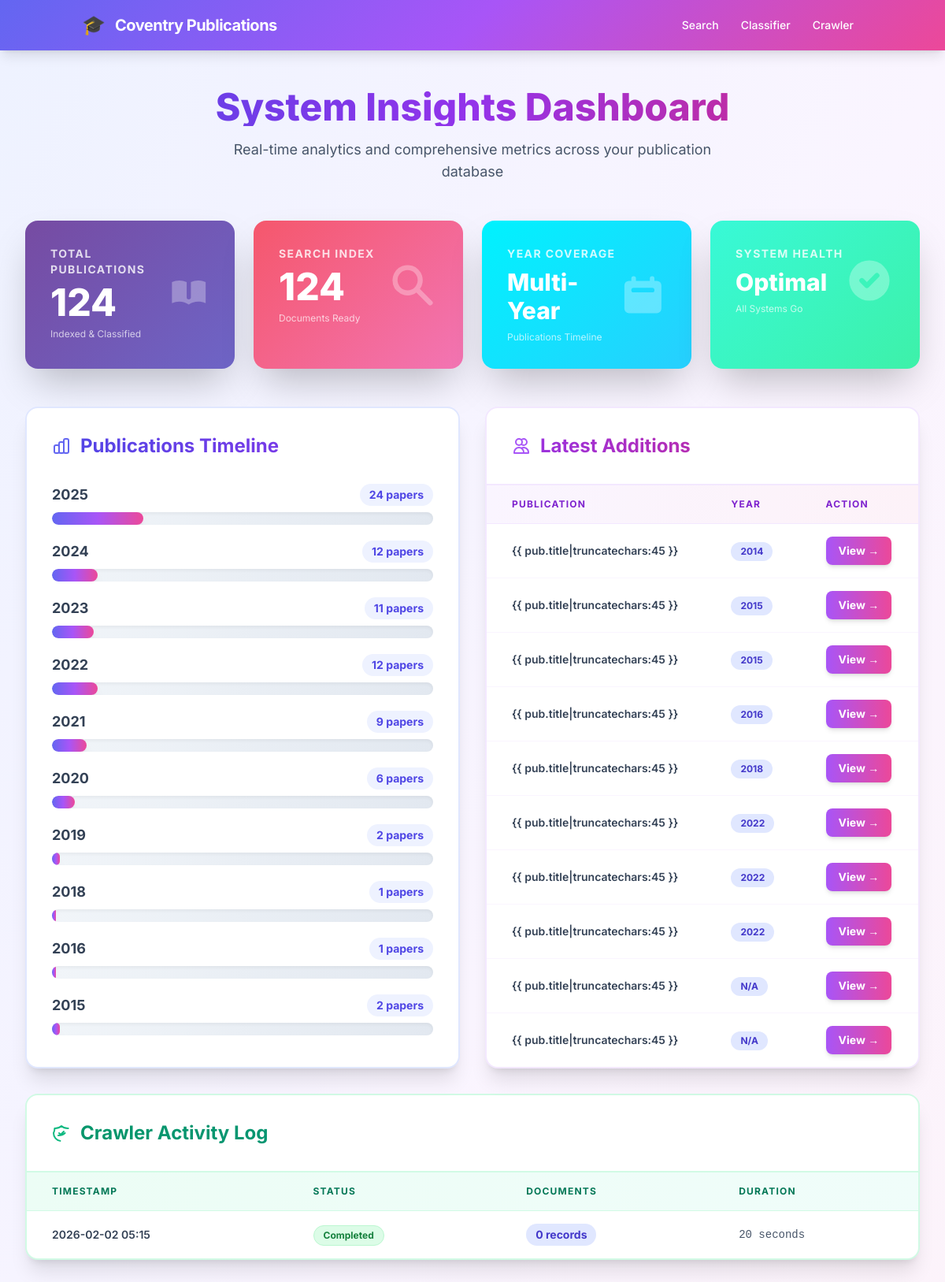
Screenshot of /stats/ with the database file from the repository.
### search_engine/models.py (models this page shows, shortened)
class Publication(models.Model):
    title = models.CharField(max_length=500)
    authors = models.TextField()  # Stored as comma-separated
    year = models.CharField(max_length=10, default='N/A')
    abstract = models.TextField(blank=True)
    keywords = models.TextField(blank=True)  # Stored as comma-separated
    publication_link = models.URLField(max_length=1000, unique=True)
    profile_link = models.URLField(max_length=1000)
    fingerprints = models.JSONField(default=dict, blank=True)
    created_at = models.DateTimeField(auto_now_add=True)
    updated_at = models.DateTimeField(auto_now=True)
    class Meta:
        ordering = ['-created_at']
        indexes = [
            models.Index(fields=['title']),
            models.Index(fields=['year']),
        ]

class CrawlerLog(models.Model):
    STATUS_CHOICES = [
        ('running', 'Running'),
        ('completed', 'Completed'),
        ('failed', 'Failed'),
    ]
    status = models.CharField(max_length=20, choices=STATUS_CHOICES, default='running')
    start_time = models.DateTimeField(default=timezone.now)
    end_time = models.DateTimeField(null=True, blank=True)
    documents_added = models.IntegerField(default=0)  # Re-labeled as requested
    profiles_crawled = models.IntegerField(default=0)
    error_message = models.TextField(blank=True)
    class Meta:
        ordering = ['-start_time']
    def duration(self):
        if self.end_time:
            delta = self.end_time - self.start_time
            return f"{delta.total_seconds():.0f} seconds"
        return "In progress"

### search_engine/views/core.py (the view)
# urls.py: path('stats/', views.stats, name='stats'),
def stats(request):
    total_pubs = Publication.objects.count()
    recent_pubs = Publication.objects.order_by('-created_at')[:10]
    recent_logs = CrawlerLog.objects.all()[:5]
    years = Publication.objects.values_list('year', flat=True)
    year_counts = {}
    for year in years:
        if year != 'N/A':
            year_counts[year] = year_counts.get(year, 0) + 1
    return render(request, 'search_engine/stats.html', {
        'total_pubs': total_pubs,
        'indexed_docs': search_index.get_document_count(),
        'recent_pubs': recent_pubs,
        'recent_logs': recent_logs,
        'year_counts': sorted(year_counts.items(), reverse=True)[:10]
    })

### search_engine/templates/search_engine/stats.html (shortened to what this page needs)
{% extends 'search_engine/base.html' %}
{% block content %}
<div class="bg-gradient-to-br from-indigo-50 via-purple-50 to-pink-50 min-h-screen py-12">
    <div class="mx-auto max-w-7xl px-6 lg:px-8">
        <div class="mb-12 text-center">
            <h2
                class="text-5xl font-extrabold bg-gradient-to-r from-indigo-600 via-purple-600 to-pink-600 bg-clip-text text-transparent mb-4">
            </h2>
            <p class="mt-2 text-lg text-slate-600 max-w-2xl mx-auto">
                Real-time analytics and comprehensive metrics across your publication database
            </p>
        </div>
        <div class="grid grid-cols-1 gap-6 sm:grid-cols-2 lg:grid-cols-4 mb-12">
            <div class="gradient-card stat-card overflow-hidden shadow-2xl rounded-2xl p-8 text-white">
                <div class="flex items-center justify-between">
                    <div>
                        <dt class="text-sm font-bold text-white/80 uppercase tracking-widest">Total Publications</dt>
                        <dd class="mt-2 text-5xl font-extrabold">{{ total_pubs }}</dd>
                        <p class="mt-2 text-xs text-white/70">Indexed & Classified</p>
                    </div>
                </div>
            </div>
            <div class="gradient-card-2 stat-card overflow-hidden shadow-2xl rounded-2xl p-8 text-white">
                <div class="flex items-center justify-between">
                    <div>
                        <dt class="text-sm font-bold text-white/80 uppercase tracking-widest">Search Index</dt>
                        <dd class="mt-2 text-5xl font-extrabold">{{ indexed_docs }}</dd>
                        <p class="mt-2 text-xs text-white/70">Documents Ready</p>
                    </div>
                    <svg class="w-16 h-16 text-white/30" fill="currentColor" viewBox="0 0 20 20">
                        <path fill-rule="evenodd"
                            d="M8 4a4 4 0 100 8 4 4 0 000-8zM2 8a6 6 0 1110.89 3.476l4.817 4.817a1 1 0 01-1.414 1.414l-4.816-4.816A6 6 0 012 8z"
                            clip-rule="evenodd"></path>
                    </svg>
                </div>
            </div>
            <div class="gradient-card-3 stat-card overflow-hidden shadow-2xl rounded-2xl p-8 text-white">
                <div class="flex items-center justify-between">
                    <div>
                        <dt class="text-sm font-bold text-white/80 uppercase tracking-widest">Year Coverage</dt>
                        <dd class="mt-2 text-3xl font-extrabold">Multi-Year</dd>
                        <p class="mt-2 text-xs text-white/70">Publications Timeline</p>
                    </div>
                    <svg class="w-16 h-16 text-white/30" fill="currentColor" viewBox="0 0 20 20">
                        <path fill-rule="evenodd"
                            d="M6 2a1 1 0 00-1 1v1H4a2 2 0 00-2 2v10a2 2 0 002 2h12a2 2 0 002-2V6a2 2 0 00-2-2h-1V3a1 1 0 10-2 0v1H7V3a1 1 0 00-1-1zm0 5a1 1 0 000 2h8a1 1 0 100-2H6z"
                            clip-rule="evenodd"></path>
                    </svg>
                </div>
            </div>
            <div class="gradient-card-4 stat-card overflow-hidden shadow-2xl rounded-2xl p-8 text-white">
                <div class="flex items-center justify-between">
                    <div>
                        <dt class="text-sm font-bold text-white/80 uppercase tracking-widest">System Health</dt>
                        <dd class="mt-2 text-3xl font-extrabold">Optimal</dd>
                        <p class="mt-2 text-xs text-white/70">All Systems Go</p>
                    </div>
                    <svg class="w-16 h-16 text-white/30" fill="currentColor" viewBox="0 0 20 20">
                        <path fill-rule="evenodd"
                            d="M10 18a8 8 0 100-16 8 8 0 000 16zm3.707-9.293a1 1 0 00-1.414-1.414L9 10.586 7.707 9.293a1 1 0 00-1.414 1.414l2 2a1 1 0 001.414 0l4-4z"
                            clip-rule="evenodd"></path>
                    </svg>
                </div>
            </div>
        </div>
        <div class="grid grid-cols-1 gap-8 lg:grid-cols-2">
            <div
                class="bg-white rounded-2xl shadow-xl border-2 border-indigo-100 p-8 hover:shadow-2xl transition-shadow">
                <h3
                    class="text-2xl font-bold bg-gradient-to-r from-indigo-600 to-purple-600 bg-clip-text text-transparent mb-8 flex items-center">
                </h3>
                <div class="space-y-5">
                    {% for year, count in year_counts %}
                    <div>
                        <div class="flex items-center justify-between text-sm mb-2">
                            <span class="font-bold text-slate-700 text-lg">{{ year }}</span>
                            <span class="text-indigo-600 font-bold bg-indigo-50 px-3 py-1 rounded-full">{{ count }}
                                papers</span>
                        </div>
                        <div
                            class="w-full bg-gradient-to-r from-slate-100 to-slate-200 rounded-full h-4 overflow-hidden shadow-inner">
                            <div class="chart-bar bg-gradient-to-r from-indigo-500 via-purple-500 to-pink-500 h-4 rounded-full shadow-lg"
                                style="width: {{ count }}%;">
                            </div>
                        </div>
                    </div>
                    {% endfor %}
                </div>
            </div>
            <div
                class="bg-white rounded-2xl shadow-xl border-2 border-purple-100 overflow-hidden hover:shadow-2xl transition-shadow">
                <h3
                    class="text-2xl font-bold bg-gradient-to-r from-purple-600 to-pink-600 bg-clip-text text-transparent p-8 border-b-2 border-purple-100 flex items-center">
                    <svg class="w-6 h-6 mr-3 text-purple-500" fill="none" stroke="currentColor" viewBox="0 0 24 24">
                        <path stroke-linecap="round" stroke-linejoin="round" stroke-width="2"
                            d="M12 4.354a4 4 0 110 5.292M15 21H3v-1a6 6 0 0112 0v1zm0 0h6v-1a6 6 0 00-9-5.197M13 7a4 4 0 11-8 0 4 4 0 018 0z">
                        </path>
                    </svg>
                </h3>
                <div class="overflow-x-auto">
                    <table class="min-w-full divide-y divide-purple-100">
                        <thead class="bg-gradient-to-r from-purple-50 to-pink-50">
                            <tr>
                                <th
                                    class="px-8 py-4 text-left text-xs font-bold text-purple-700 uppercase tracking-widest">
                                    Publication</th>
                                <th
                                    class="px-8 py-4 text-left text-xs font-bold text-purple-700 uppercase tracking-widest">
                                    Year</th>
                                <th
                                    class="px-8 py-4 text-left text-xs font-bold text-purple-700 uppercase tracking-widest">
                                    Action</th>
                            </tr>
                        </thead>
                        <tbody class="divide-y divide-purple-50">
                            {% for pub in recent_pubs %}
                            <tr class="hover:bg-gradient-to-r hover:from-purple-50 hover:to-pink-50 transition-all">
                                <td class="px-8 py-4 text-sm font-semibold text-slate-700">{{ pub.title|truncatechars:45
                                    }}
                                </td>
                                <td class="px-8 py-4">
                                    <span
                                        class="inline-flex px-3 py-1 rounded-full text-xs font-bold bg-indigo-100 text-indigo-700">
                                        {{ pub.year }}
                                    </span>
                                </td>
                                <td class="px-8 py-4 text-sm">
                                    <a href="{{ pub.publication_link }}" target="_blank"
                                        class="inline-flex items-center px-4 py-2 bg-gradient-to-r from-purple-500 to-pink-500 text-white font-bold rounded-lg hover:from-purple-600 hover:to-pink-600 transition-all shadow-md hover:shadow-lg">
                                        View →
                                    </a>
                                </td>
                            </tr>
                            {% empty %}
                            <tr>
                                <td colspan="3" class="px-8 py-8 text-center text-slate-400">No recent publications</td>
                            </tr>
                            {% endfor %}
                        </tbody>
                    </table>
                </div>
            </div>
        </div>
        <div
            class="mt-8 bg-white rounded-2xl shadow-xl border-2 border-emerald-100 overflow-hidden hover:shadow-2xl transition-shadow">
            <h3
                class="text-2xl font-bold bg-gradient-to-r from-emerald-600 to-teal-600 bg-clip-text text-transparent p-8 border-b-2 border-emerald-100 flex items-center">
            </h3>
            <table class="min-w-full divide-y divide-emerald-100">
                <thead class="bg-gradient-to-r from-emerald-50 to-teal-50">
                    <tr>
                        <th class="px-8 py-4 text-left text-xs font-bold text-emerald-700 uppercase tracking-widest">
                            Timestamp</th>
                        <th class="px-8 py-4 text-left text-xs font-bold text-emerald-700 uppercase tracking-widest">
                            Status</th>
                        <th class="px-8 py-4 text-left text-xs font-bold text-emerald-700 uppercase tracking-widest">
                            Documents
                        </th>
                        <th class="px-8 py-4 text-left text-xs font-bold text-emerald-700 uppercase tracking-widest">
                            Duration
                        </th>
                    </tr>
                </thead>
                <tbody class="divide-y divide-emerald-50">
                    {% for log in recent_logs %}
                    <tr class="hover:bg-gradient-to-r hover:from-emerald-50 hover:to-teal-50 transition-all">
                        <td class="px-8 py-4 text-sm font-semibold text-slate-700">{{ log.start_time|date:"Y-m-d H:i" }}
                        </td>
                        <td class="px-8 py-4">
                            <span
                                class="inline-flex px-3 py-1 rounded-full text-xs font-bold {% if log.status == 'completed' %}bg-green-100 text-green-700 border border-green-200{% else %}bg-red-100 text-red-700 border border-red-200{% endif %}">
                                {{ log.get_status_display }}
                            </span>
                        </td>
                        <td class="px-8 py-4">
                            <span
                                class="inline-flex items-center px-3 py-1 rounded-full text-sm font-bold bg-indigo-100 text-indigo-700">
                                {{ log.documents_added }} records
                            </span>
                        </td>
                        <td class="px-8 py-4 text-sm text-slate-600 font-mono">{{ log.duration }}</td>
                    </tr>
                    {% empty %}
                    <tr>
                        <td colspan="4" class="px-8 py-8 text-center text-slate-400">No crawler activity recorded</td>
                    </tr>
                    {% endfor %}
                </tbody>
            </table>
        </div>
    </div>
</div>
{% endblock %}

### search_engine/templates/search_engine/base.html (shortened to what this page needs)
<!DOCTYPE html>
<html lang="en">
<head>
    <script src="https://cdn.tailwindcss.com"></script>
</head>
<body class="bg-slate-50 min-h-screen flex flex-col">
    <nav class="nav-gradient shadow-lg text-white sticky top-0 z-50">
        <div class="container mx-auto px-4">
            <div class="flex items-center justify-between h-16">
                <div class="flex items-center space-x-3">
                    <span class="text-2xl">🎓</span>
                    <a href="{% url 'search_engine:index' %}" class="font-bold text-xl tracking-tight">Coventry
                        Publications</a>
                </div>
                <div class="hidden lg:flex items-center space-x-1">
                    <a href="{% url 'search_engine:index' %}"
                        class="px-3 py-2 text-sm font-medium hover:bg-white/10 rounded-lg transition {% if request.resolver_match.url_name == 'index' %}active-link{% endif %}">Search</a>
                    <a href="{% url 'search_engine:classifier_home' %}"
                        class="px-3 py-2 text-sm font-medium hover:bg-white/10 rounded-lg transition {% if 'classifier' in request.path %}active-link{% endif %}">Classifier</a>
                    <a href="{% url 'search_engine:crawler' %}"
                        class="px-3 py-2 text-sm font-medium hover:bg-white/10 rounded-lg transition {% if request.resolver_match.url_name == 'crawler' %}active-link{% endif %}">Crawler</a>
                </div>
            </div>
        </div>
    </nav>
    <main class="flex-grow">
        {% block content %}{% endblock %}
    </main>
</body>
</html>

### rows the page displays
Publication: year "2014"
Publication: year "2015"
Publication: year "2015"
Publication: year "2016"
Publication: year "2018"
Publication: year "2022"
Publication: year "2022"
Publication: year "2022"
Publication: year "N/A"
Publication: year "N/A"
CrawlerLog: start_time "2026-02-02 05:15", status "Completed", documents_added "0", duration "20 seconds"

### other values shown
{{ total_pubs }} "124"
{{ indexed_docs }} "124"
{{ year }} "2025" "2024" "2023" "2022" "2021" "2020" "2019" "2018" "2016" "2015"
{{ count }} "24" "12" "11" "12" "9" "6" "2" "1" "1" "2"
